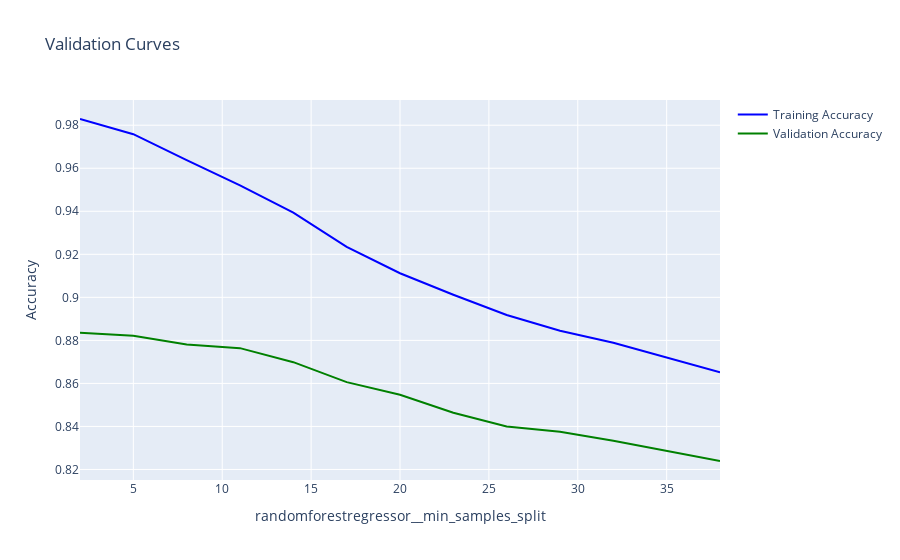

The code cell stored with this chart in its notebook:
### Code cell
param_range = np.arange(2, 40, 3)

plot_validation_curves(
    rf, X_train_tr, y_train, "randomforestregressor__min_samples_split", param_range
)

### Figure 1 — Plotly figure (JSON) as saved in the notebook; plotly's stock layout.template omitted (floating-point values rounded to 4 significant figures)
{"data": [{"line": {"color": "Blue"}, "mode": "lines", "name": "Training Accuracy", "type": "scatter", "x": [2, 5, 8, 11, 14, 17, 20, 23, 26, 29, 32, 35, 38], "y": [0.9829, 0.9758, 0.9638, 0.952, 0.9393, 0.9235, 0.9112, 0.9012, 0.8918, 0.8845, 0.8789, 0.872, 0.8651]}, {"line": {"color": "Green"}, "mode": "lines", "name": "Validation Accuracy", "type": "scatter", "x": [2, 5, 8, 11, 14, 17, 20, 23, 26, 29, 32, 35, 38], "y": [0.8835, 0.8822, 0.8781, 0.8764, 0.8699, 0.8606, 0.8547, 0.8464, 0.84, 0.8375, 0.8334, 0.8285, 0.8239]}], "layout": {"autosize": true, "title": {"text": "Validation Curves"}, "xaxis": {"autorange": true, "range": [2, 38], "title": {"text": "randomforestregressor__min_samples_split"}, "type": "linear"}, "yaxis": {"autorange": true, "range": [0.8151, 0.9917], "title": {"text": "Accuracy"}, "type": "linear"}}}
